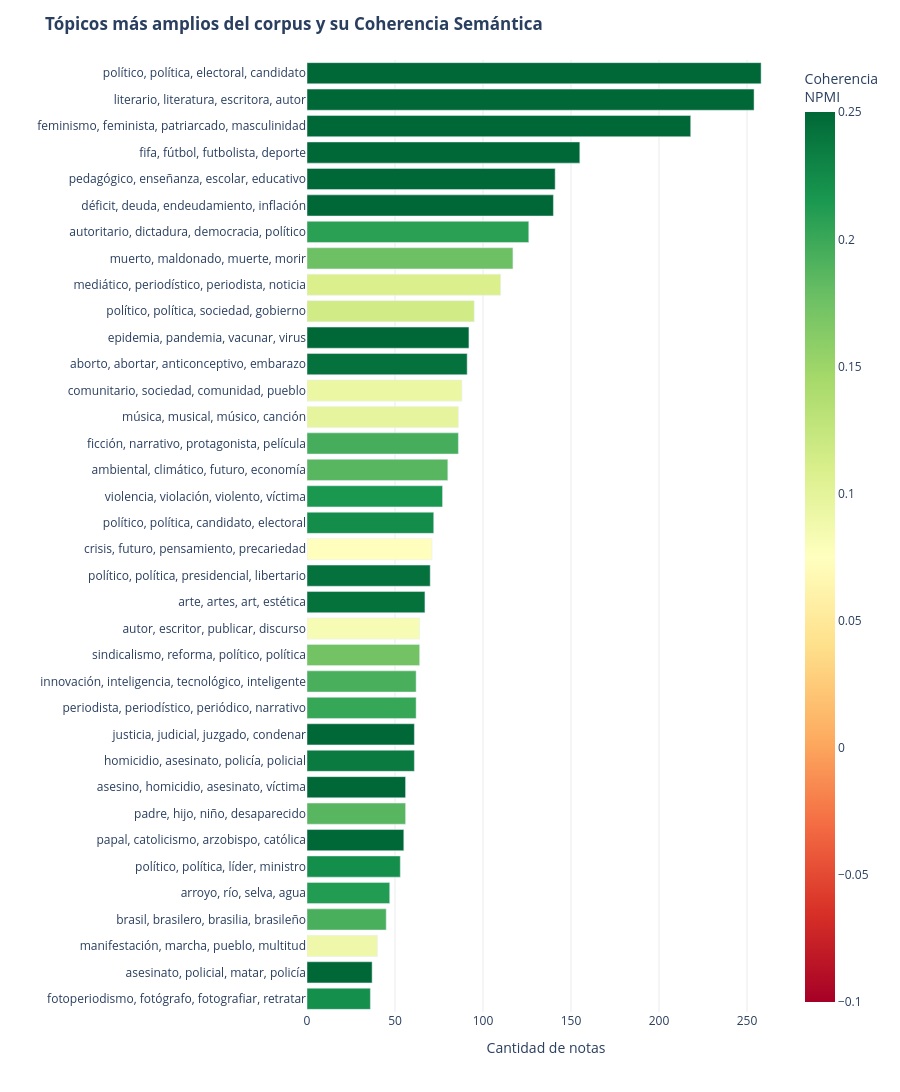

The notebook cell this image was saved under:
### Markdown cell above
Graficamos

### Code cell
# 1. Tabla de tópicos más amplios (con criterio de representatividad)
# Consideramos "amplios" a los que superan el 1.0% del corpus o el Top 10 por volumen
topicos_amplios = metrics_df[metrics_df["% Corpus"] >= 1.0].copy()

# Agregamos etiqueta de diagnóstico semántico
def diagnostico_npmi(npmi):
    if npmi >= 0.10:
        return "Alta coherencia"
    elif npmi >= 0.00:
        return "Aceptable / Amplio"
    else:
        return "Ruidoso"

topicos_amplios["Diagnostico"] = topicos_amplios["Coherencia_NPMI"].map(diagnostico_npmi)

# print(f"=== Tópicos más amplios (>= 1.0% del corpus): {len(topicos_amplios)} tópicos ===")
# display(topicos_amplios)

# 2. Gráfico de Tópicos más Amplios vs. Coherencia NPMI
fig_amplios = px.bar(
    topicos_amplios.sort_values(by="Docs", ascending=True),
    x="Docs",
    y="Name",
    orientation="h",
    color="Coherencia_NPMI",
    color_continuous_scale="RdYlGn",
    range_color=[-0.1, 0.25],
    custom_data=["Topic", "% Corpus", "Coherencia_NPMI", "Diagnostico"]
)

fig_amplios.update_traces(
    hovertemplate=(
        "<b>Tópico %{customdata[0]}:</b> %{y}<br>"
        "<b>Volumen:</b> %{x} notas (%{customdata[1]}% del corpus)<br>"
        "<b>NPMI:</b> %{customdata[2]:.4f} (%{customdata[3]})"
        "<extra></extra>"
    )
)

fig_amplios.update_layout(
    title="<b>Tópicos más amplios del corpus y su Coherencia Semántica</b>",
    xaxis_title="Cantidad de notas",
    yaxis_title="",
    height=max(400, len(topicos_amplios) * 32),
    plot_bgcolor="rgba(0,0,0,0)",
    paper_bgcolor="#fff",
    coloraxis_colorbar=dict(title="Coherencia<br>NPMI")
)
fig_amplios.update_xaxes(showgrid=True, gridcolor="#ebebeb")

fig_amplios.write_html(GRAFICOS_DIR / "04_topicos_mas_amplios.html")
fig_amplios.show()

### Figure 1 — Plotly figure (JSON) as saved in the notebook; plotly's stock layout.template omitted (floating-point values rounded to 4 significant figures; data arrays with more than 128 entries replaced by an {"elided": "..."} marker saying what was removed)
{"data": [{"customdata": {"elided": "36x4 mixed values"}, "hovertemplate": "<b>Tópico %{customdata[0]}:</b> %{y}<br><b>Volumen:</b> %{x} notas (%{customdata[1]}% del corpus)<br><b>NPMI:</b> %{customdata[2]:.4f} (%{customdata[3]})<extra></extra>", "legendgroup": "", "marker": {"color": [0.2212, 0.265, 0.0893, 0.1931, 0.2114, 0.2226, 0.4778, 0.1863, 0.2695, 0.237, 0.2504, 0.2022, 0.1933, 0.1731, 0.0826, 0.2428, 0.2435, 0.0735, 0.2233, 0.2152, 0.1862, 0.1953, 0.0976, 0.0929, 0.2436, 0.4062, 0.1156, 0.1086, 0.1757, 0.2078, 0.3114, 0.2686, 0.3157, 0.2868, 0.2763, 0.3154], "coloraxis": "coloraxis", "pattern": {"shape": ""}}, "name": "", "orientation": "h", "showlegend": false, "textposition": "auto", "type": "bar", "x": [36, 37, 40, 45, 47, 53, 55, 56, 56, 61, 61, 62, 62, 64, 64, 67, 70, 71, 72, 77, 80, 86, 86, 88, 91, 92, 95, 110, 117, 126, 140, 141, 155, 218, 254, 258], "xaxis": "x", "y": ["fotoperiodismo, fotógrafo, fotografiar, retratar", "asesinato, policial, matar, policía", "manifestación, marcha, pueblo, multitud", "brasil, brasilero, brasilia, brasileño", "arroyo, río, selva, agua", "político, política, líder, ministro", "papal, catolicismo, arzobispo, católica", "padre, hijo, niño, desaparecido", "asesino, homicidio, asesinato, víctima", "homicidio, asesinato, policía, policial", "justicia, judicial, juzgado, condenar", "periodista, periodístico, periódico, narrativo", "innovación, inteligencia, tecnológico, inteligente", "sindicalismo, reforma, político, política", "autor, escritor, publicar, discurso", "arte, artes, art, estética", "político, política, presidencial, libertario", "crisis, futuro, pensamiento, precariedad", "político, política, candidato, electoral", "violencia, violación, violento, víctima", "ambiental, climático, futuro, economía", "ficción, narrativo, protagonista, película", "música, musical, músico, canción", "comunitario, sociedad, comunidad, pueblo", "aborto, abortar, anticonceptivo, embarazo", "epidemia, pandemia, vacunar, virus", "político, política, sociedad, gobierno", "mediático, periodístico, periodista, noticia", "muerto, maldonado, muerte, morir", "autoritario, dictadura, democracia, político", "déficit, deuda, endeudamiento, inflación", "pedagógico, enseñanza, escolar, educativo", "fifa, fútbol, futbolista, deporte", "feminismo, feminista, patriarcado, masculinidad", "literario, literatura, escritora, autor", "político, política, electoral, candidato"], "yaxis": "y"}], "layout": {"barmode": "relative", "coloraxis": {"autocolorscale": false, "cmax": 0.25, "cmin": -0.1, "colorbar": {"title": {"text": "Coherencia<br>NPMI"}}, "colorscale": [[0, "rgb(165,0,38)"], [0.1, "rgb(215,48,39)"], [0.2, "rgb(244,109,67)"], [0.3, "rgb(253,174,97)"], [0.4, "rgb(254,224,139)"], [0.5, "rgb(255,255,191)"], [0.6, "rgb(217,239,139)"], [0.7, "rgb(166,217,106)"], [0.8, "rgb(102,189,99)"], [0.9, "rgb(26,152,80)"], [1, "rgb(0,104,55)"]]}, "height": 1152, "legend": {"tracegroupgap": 0}, "margin": {"t": 60}, "paper_bgcolor": "#fff", "plot_bgcolor": "rgba(0,0,0,0)", "title": {"text": "<b>Tópicos más amplios del corpus y su Coherencia Semántica</b>"}, "xaxis": {"anchor": "y", "domain": [0, 1], "gridcolor": "#ebebeb", "showgrid": true, "title": {"text": "Cantidad de notas"}}, "yaxis": {"anchor": "x", "domain": [0, 1], "title": {"text": ""}}}}
